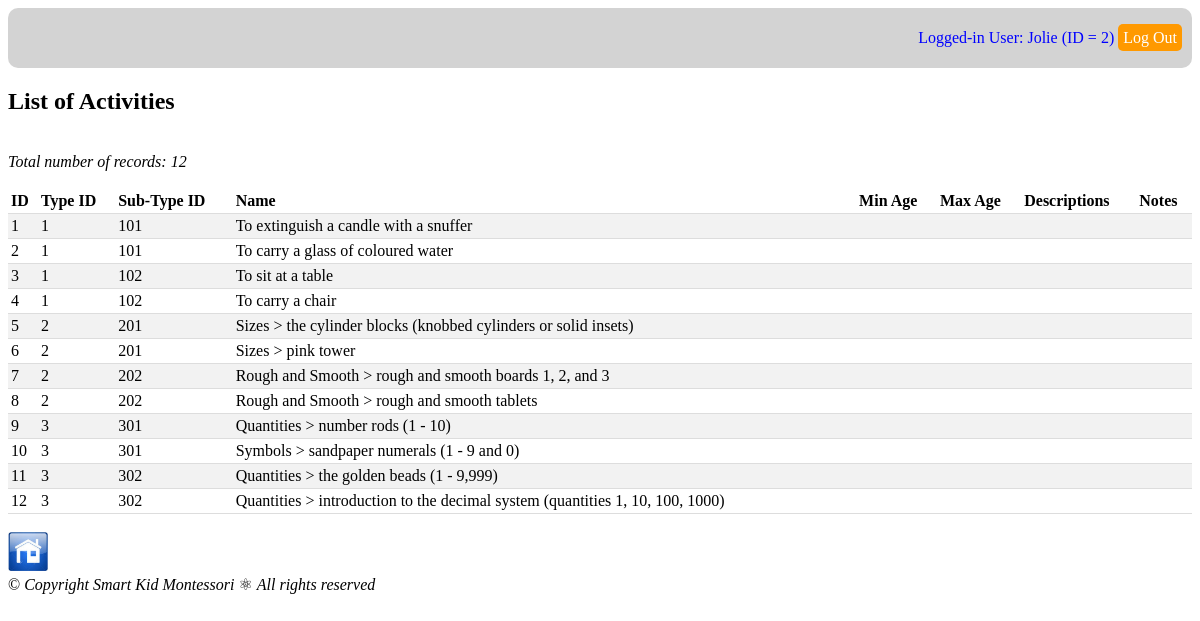
Page /report_activities.php (signed in) on the committed database.
### tables this page shows
CREATE TABLE `activities` (
  `ACT_ID` int(11) NOT NULL,
  `ACT_TYPE_ID` int(11) NOT NULL,
  `ACT_SUBTYPE_ID` int(11) NOT NULL,
  `ACT_NAME` varchar(250) NOT NULL,
  `ACT_MIN_AGE` int(11) DEFAULT NULL,
  `ACT_MAX_AGE` int(11) DEFAULT NULL,
  `ACT_DESCR` text,
  `ACT_NOTES` text
);

### db_operations.php (called while the page is built, shortened)
<?php
require_once("sql_queries.php");
function report_ACTIVITIES($debug_on)
{
	$queryStr = 'SELECT  ';
		$queryStr = $queryStr . '*';
	$queryStr = $queryStr . ' FROM ';
		$queryStr = $queryStr . 'ACTIVITIES';
	$queryStr = $queryStr . ' ORDER BY ';
		$queryStr = $queryStr . 'ACT_TYPE_ID' . ' ASC ';
		$queryStr = $queryStr . ', ' . 'ACT_SUBTYPE_ID' . ' ASC';
	$queryStr = $queryStr . ';';
	$result = getResult($queryStr);
	$fieldHeaderStr = array (
		0 => 'ID',
		1 => 'Type ID',
		2 => 'Sub-Type ID',
		3 => 'Name',
		4 => 'Min Age',
		5 => 'Max Age',
		6 => 'Descriptions',
		7 => 'Notes',
		);
	populateResultToTable($result, $fieldHeaderStr);
}

### sql_queries.php (the view, shortened to what this page needs)
<?php
	function connectDB()
	{
		$db_hostname = "localhost";
		$db_name     = "montessori";
		$db_username = "root";
		$db_password = "";
		$db = mysqli_connect($db_hostname, $db_username, $db_password, $db_name);
		return ($db);
	}
	function getResult($query)
	{
		$db = connectDB();
		$result = mysqli_query($db, $query);
		return ($result);
	}
	function populateResultToTable($result, $fieldHeaderStr)
	{
		$resultRows = mysqli_num_rows($result);
		$resultFields = mysqli_num_fields($result);
		echo '<br/><i>Total number of records: ' . $resultRows . '</i><br/><br/>';
		echo '<table>';
		echo '<tr>';
		for ($fd = 0; $fd < $resultFields; $fd++)
		{
			echo '<th>' . $fieldHeaderStr[$fd] . '</th>';
		}
 		echo '</tr>';
		for ($row = 0; $row < $resultRows; $row++)
		{
			$currentRow = mysqli_fetch_row($result);
			echo '<tr>';
			for ($fd = 0; $fd < $resultFields; $fd++)
			{
				echo '<td>' . $currentRow[$fd] . '</td>';
			}
			echo '</tr>';
		}
		echo '</table>';
	}
?>

### report_activities.php (shortened to what this page needs)
<!DOCTYPE html>
<html>
<head>
	<link rel="stylesheet" type="text/css" href="db_tables.css">
</head>
<body>
<?php
	include 'header_log_in_out.php'
?>
<h2>List of Activities</h2>
<?php
if (isset($_SESSION['LoggedIn_EMP_ID']))
{
	require_once("db_operations.php");
	report_ACTIVITIES(true);
}
else
{
	echo 'Something is wrong with $_SESSION["LoggedIn_EMP_ID"])';
}
?>
</body>
</html>

### header_log_in_out.php (shortened to what this page needs)
<header>
<div style="
	display: table;
	height: 40px;
    width: 100%;
    margin: 0px;
    background: lightgray;
    border-radius: 10px;
    text-align: right;">
	<div style="
		display: table-cell;
		height: 40px;
    	width: 100%;
    	padding: 10px;
    	vertical-align: middle;">
	<?php
	if (isset($_SESSION['LoggedIn_EMP_ID']) &&
    	isset($_SESSION['LoggedIn_EMP_NAME']))
	{
		echo '<font color="blue">';
		echo 'Logged-in User: ' .
				$_SESSION['LoggedIn_EMP_NAME'] . ' ' .
				'(ID = ' . $_SESSION['LoggedIn_EMP_ID'] . ')';
		echo ' <a href="logout.php" style="background-color: rgb(255, 153, 0); color: white; text-decoration: none; padding: 5px; border-radius: 5px"> Log Out </a>';
		echo '</font>';
	}
	?>
	</div>
</div>
</header>

### db_tables.css (style rules this page uses)
table { border-collapse: collapse; width: 100%; }
th, td { padding: 3px; text-align: left; border-bottom: 1px solid #ddd; }
tr:nth-child(even) { background-color: #f2f2f2 }

### rows in the picture
activities: ACT_ID "1", ACT_TYPE_ID "1", ACT_SUBTYPE_ID "101", ACT_NAME "To extinguish a candle with a snuffer"
activities: ACT_ID "2", ACT_TYPE_ID "1", ACT_SUBTYPE_ID "101", ACT_NAME "To carry a glass of coloured water"
activities: ACT_ID "3", ACT_TYPE_ID "1", ACT_SUBTYPE_ID "102", ACT_NAME "To sit at a table"
activities: ACT_ID "4", ACT_TYPE_ID "1", ACT_SUBTYPE_ID "102", ACT_NAME "To carry a chair"
activities: ACT_ID "5", ACT_TYPE_ID "2", ACT_SUBTYPE_ID "201", ACT_NAME "Sizes > the cylinder blocks (knobbed cylinders or solid insets)"
activities: ACT_ID "6", ACT_TYPE_ID "2", ACT_SUBTYPE_ID "201", ACT_NAME "Sizes > pink tower"
activities: ACT_ID "7", ACT_TYPE_ID "2", ACT_SUBTYPE_ID "202", ACT_NAME "Rough and Smooth > rough and smooth boards 1, 2, and 3"
activities: ACT_ID "8", ACT_TYPE_ID "2", ACT_SUBTYPE_ID "202", ACT_NAME "Rough and Smooth > rough and smooth tablets"
activities: ACT_ID "9", ACT_TYPE_ID "3", ACT_SUBTYPE_ID "301", ACT_NAME "Quantities > number rods (1 - 10)"
activities: ACT_ID "10", ACT_TYPE_ID "3", ACT_SUBTYPE_ID "301", ACT_NAME "Symbols > sandpaper numerals (1 - 9 and 0)"
activities: ACT_ID "11", ACT_TYPE_ID "3", ACT_SUBTYPE_ID "302", ACT_NAME "Quantities > the golden beads (1 - 9,999)"
activities: ACT_ID "12", ACT_TYPE_ID "3", ACT_SUBTYPE_ID "302", ACT_NAME "Quantities > introduction to the decimal system (quantities 1, 10, 100, 1000)"

### other values in the picture
$_SESSION['LoggedIn_EMP_NAME'] "Jolie"
$_SESSION['LoggedIn_EMP_ID'] "2"
$resultRows "12"
$fieldHeaderStr[$fd] "ID"
$fieldHeaderStr[$fd] "Type ID"
$fieldHeaderStr[$fd] "Sub-Type ID"
$fieldHeaderStr[$fd] "Name"
$fieldHeaderStr[$fd] "Min Age"
$fieldHeaderStr[$fd] "Max Age"
$fieldHeaderStr[$fd] "Descriptions"
$fieldHeaderStr[$fd] "Notes"
